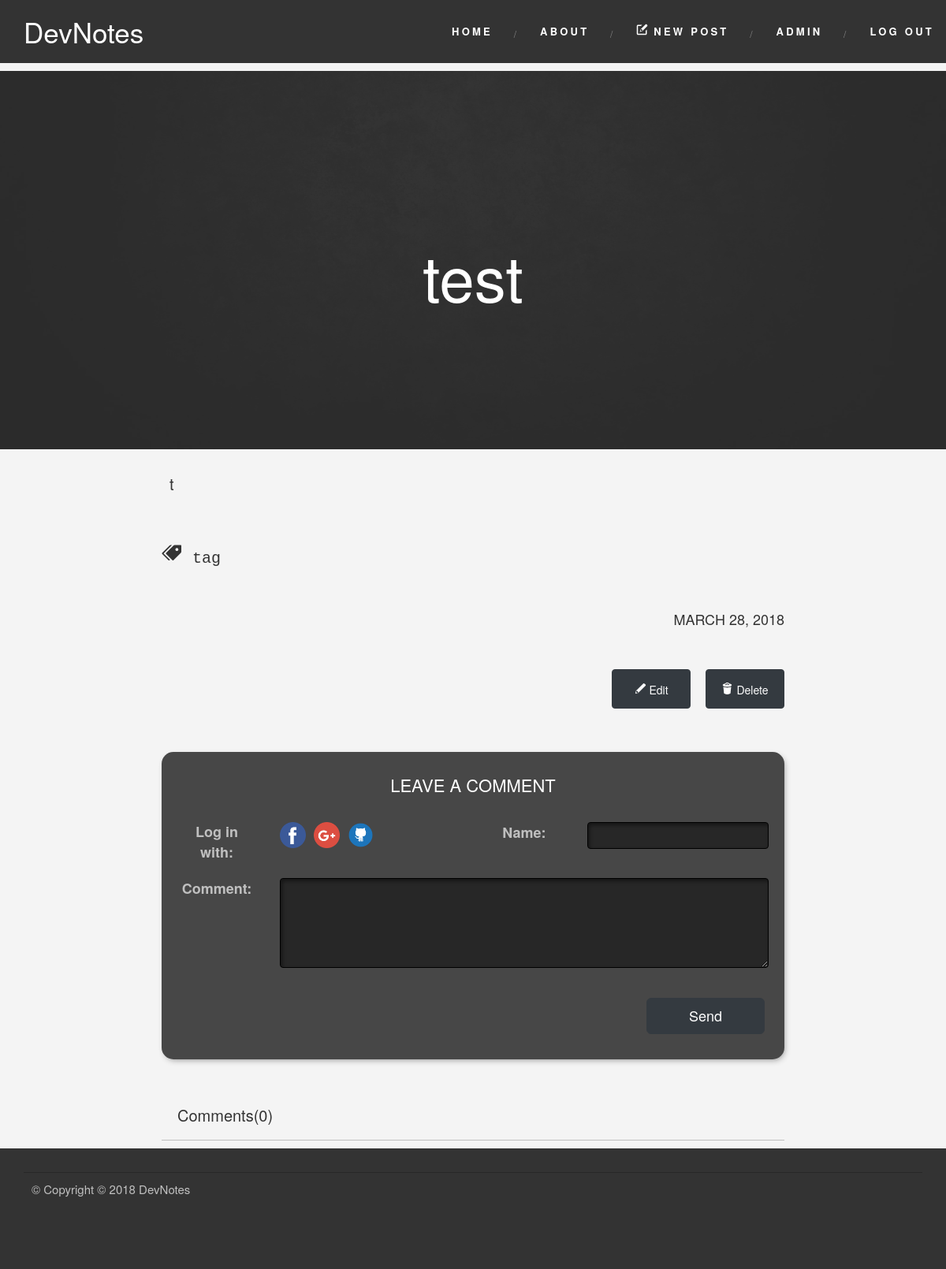
The app's page /blog/test (signed in) with its own data.
### my_blog/blueprints/blog/models.py (models this page shows, shortened)
class BlogPost(db.Model):
    id = db.Column(db.Integer, primary_key=True)
    _title = db.Column(db.String(128))
    date = db.Column(db.DateTime)
    content = db.Column(db.String)
    imagePath = db.Column(db.String)
    published = db.Column(db.Boolean)
    url = db.Column(db.String(128))
    _tags = db.relationship('Tag',
                            secondary=tags,
                            lazy='joined',
                            backref=db.backref('BlogPost',
                                               lazy='dynamic'))
    comments = db.relationship('Comment',
                               backref='blogpost',
                               lazy='dynamic')
    @staticmethod
    def get_by_url(url):
        return BlogPost.query.filter_by(url=url).first()
    def markup_content(self):
        return Markup(markdown(self.content))
    def formated_date(self):
        return "{0:%B %d, %Y}".format(self.date).upper()
    @property
    def title(self):
        return self._title
    @property
    def tags(self):
        return ",".join([tag.name for tag in self._tags])
    @tags.setter
    def tags(self, string):
        if string:
            self._tags = [Tag.get_or_create(tag)
                          for tag in string.split(',')]
        else:
            self._tags = []

class Tag(db.Model):
    id = db.Column(db.Integer, primary_key=True)
    name = db.Column(db.String(128))
    def __repr__(self):
        return self.name

### my_blog/blueprints/blog/views.py (the view, shortened to what this page needs)
@blog.route('/<post_url>', methods=['GET', 'POST'])
def read(post_url):
    blogpost = BlogPost.get_by_url(post_url)
    form = CommentForm()
    if 'current_profile' in session:
        user_profile = json.loads(session['current_profile'],
                                  object_hook=UserProfile.deserialize)
        form.sender.data = user_profile.name
        picture_url = user_profile.picture_url
        oauth_provider = user_profile.oauth_provider
    else:
        picture_url = ''
        oauth_provider = ''
    return render_template('read.html',
                           form=form,
                           blogpost=blogpost,
                           picture_url=picture_url,
                           oauth_provider=oauth_provider)

### my_blog/blueprints/blog/forms.py
class CommentForm(FlaskForm):
    sender = StringField(
        "Name:", validators=[DataRequired('Please provide a valid name')])
    content = TextAreaField(
        "Comment:", validators=[DataRequired('Please fill the comment field')])
    level = IntegerField("Comment level")

### my_blog/app.py (called while the page is built)
@login_manager.user_loader
def load_user(user_id):
    u = User.query.get(user_id)
    return u

### my_blog/blueprints/blog/templates/read.html (shortened to what this page needs)
{% extends "base.html" %}
{% block content %}
  <div class="main-column">
      {% if blogpost.imagePath %}
      {% set image_path = blogpost.imagePath %}
      {% else %}
      {% set image_path = '/img/black.jpg' %}
      {% endif %}
    <div class="blogpost__header">
      <figure class="blogpost__picture">
        <img src="{{url_for('static', filename=image_path)}}" class="figure-img img-fluid rounded" alt="Blogpost background image">
      </figure>
      <div class="blogpost__title"><h1 >{{blogpost.title}}</h1></div>
    </div>
    <div class="row">
      <div class="blogpost__text col-md-offset-2 col-md-8 col-md-offset-2">
        {{blogpost.markup_content()}}
      </div>
    </div>
    {% if blogpost.tags %}
    <div class="row">
      <div class="blogpost__tags col-md-offset-2 col-md-8 col-md-offset-2">
        <svg class="icon">
          <use xlink:href="{{ url_for('static', filename='img/sprite.svg#icon-price-tags') | replace('%23', '#')}}"></use>
        </svg>
        {% if  blogpost._tags.__len__() > 0 %}
          {% for tag in blogpost._tags %}
            <div class="tag"><a href="{{url_for('main.tag', name=tag.name)}}">{{tag}}</a></div>
          {% endfor %}
        {% endif %}
      </div>
    </div>
    {% endif %}
    <div class="row">
      <div class="blogpost__date col-md-10 ">
        {{blogpost.formated_date()}}
      </div>
    </div>
    {% if current_user.is_authenticated %}
      <div class="row">
        <div class="blogpost__edit col-md-offset-2 col-md-8 col-md-offset-2">
        {% include "edit_post-panel.html" %}
        </div>
      </div>
    {% endif %}
    <section class="Comments">
      {% include "comments_section.html"%}
    </section>
  </div>
{% endblock %}

### my_blog/static/css/main.css (style rules this page uses)
body { background:#F4F4F4; margin:0; font-family: Oswald, "Helvetica Neue", Arial, Helvetica, Verdana, sans-serif; }
.icon { fill: currentColor; height:1.5rem; width:1.5rem; }
.blogpost__header { max-height: 60vh; display: block; margin:0; overflow: hidden; position:relative; z-index: -1; text-align: center; vertical-align: middle; }
.blogpost__title { position:absolute; top:0; left:0; width: 100%; height: 100%; display:inline; z-index: 10; text-align: center; vertical-align: middle; }
.blogpost__title h1 { box-sizing: border-box; position: absolute; top:50%; left:50%; width: 100%; transform: translate(-50%,-50%); font-size:8rem; color:white; }
.blogpost__picture:after { content: ''; background: rgba(51, 51, 51, 0.85); position: absolute; width: 100%; height: 100%; top:0; left:0; box-sizing: border-box; }
.blogpost__picture img { transform: translateY(-30%); width:100%; height:100vh; }
.blogpost__text { padding:3rem 0rem 5rem; font-size: 2rem; position: relative; text-align: justify; }
.blogpost__text p { padding:0rem 2.5rem; }
.blogpost__tags { transition: all .1s; }
.blogpost__tags .icon { width:2.5rem; height:2.5rem; }
.blogpost__tags .tag { display: inline-block; }
.blogpost__tags a { color: inherit; padding:1rem; font-family:monospace; font-size: 2rem; }
.blogpost__date { margin:5rem 0rem; text-align: right; font-size: 1.8rem; }
.comment-form input, .comment-form textarea { background: #272727; border-color: black; box-shadow: inset 2px 3px 5px rgba( 0, 0, 0, 0.45 ); color: #C7C7C7; }

### records on screen
BlogPost: title "test", markup_content "t", formated_date "MARCH 28, 2018"
Tag: name "tag"

### other values on screen
{{ blogpost.comments.count() }} "0"
